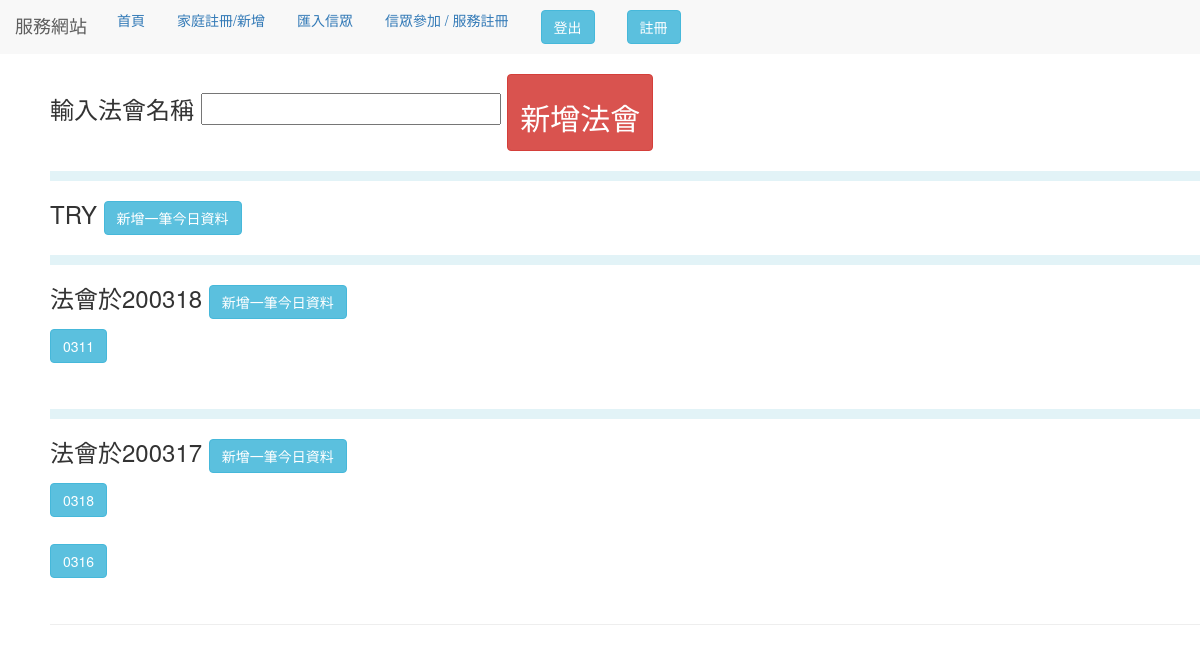
Before: /join_activity (signed in) with the older database file.
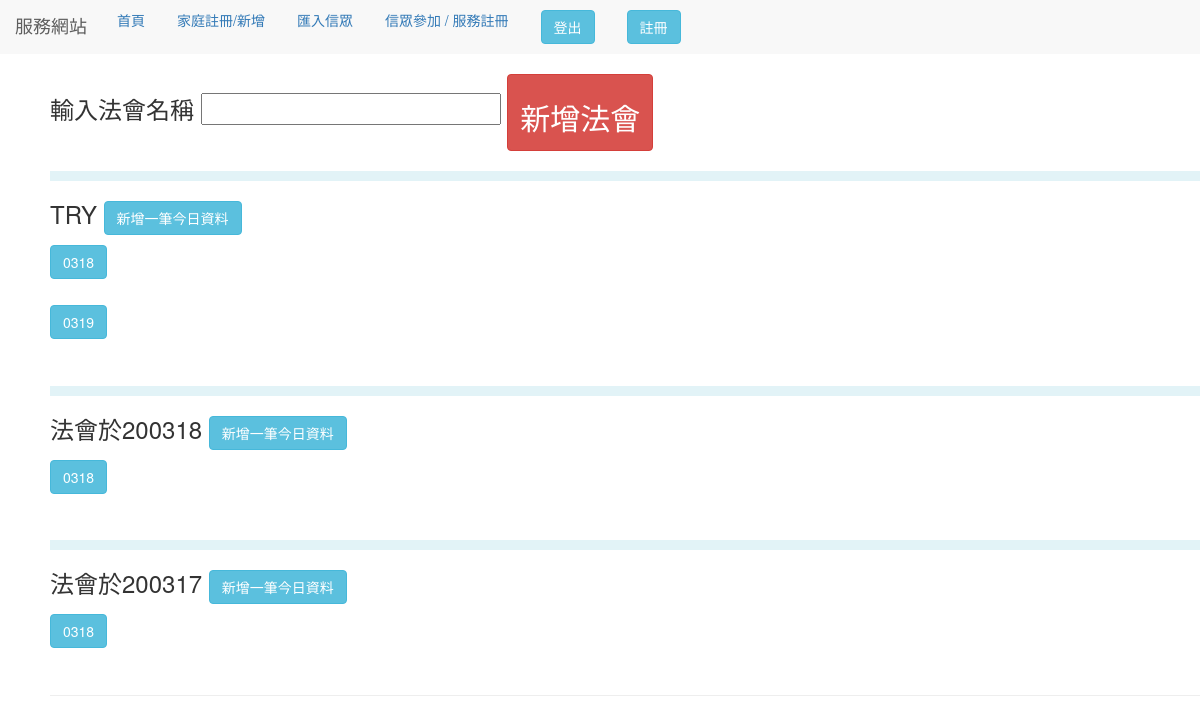
After: the same page with the newer database file.
### use_app/models.py (models this page shows, shortened)
class Day(models.Model):
    date_name = models.CharField(max_length=12)
    class Meta:
        verbose_name_plural = '法會日期'

class every_day(models.Model):
    Day_date = models.ForeignKey(
		Day,
		related_name='name',
		null=True,
		blank=True,
		on_delete=models.CASCADE
    )
    date  = models.CharField(max_length=12)
    one_lights = models.TextField(blank=True)
    two_lights = models.TextField(blank=True)
    three_lights = models.TextField(blank=True)
    four_lights = models.TextField(blank=True)
    five_lights = models.TextField(blank=True)
    class Meta:
        verbose_name_plural = '燈的紀錄'

### use_app/views.py (the view)
# urls.py: path('join_activity', views.join_activity,name="join_activity"),
@login_required(login_url='/use_login')
def join_activity(request):
    if request.method == "POST":
        if not Day.objects.filter(
                date_name=request.POST["activity_name"]).exists():
            Day.objects.create(date_name=request.POST["activity_name"])
        else:
            error = "名字已經使用過了"
    Days = Day.objects.all().order_by("-id")
    every_days = every_day.objects.all()
    return render(request, "choose.html", locals())

### templates/choose.html (shortened to what this page needs)
{% extends "base.html" %} {% block title %} 首頁 {% endblock %} {% block message %}
<link rel="stylesheet" href="//code.jquery.com/ui/1.12.1/themes/base/jquery-ui.css">
<div style="margin-left:50px;">
    <form method="post">
        輸入法會名稱
        <input name="activity_name">
        <button type="submit" class="btn btn-danger">
            <h2 style="text-align:center;">新增法會</h2>
        </button>
    </form>
    {% for Day in Days %}
    <hr style="border: 5px solid rgba(155, 213, 228, 0.295);">
    <h3>{{Day.date_name}}
        <button class="btn btn-info add_button" id="{{Day.id}}">
            新增一筆今日資料
        </button>
    </h3>
    {%for every in every_days %}
    {%if every.Day_date.id == Day.id %}
    <button class="btn btn-info go" value="{{ every.date}}" name="{{Day.id}}" >
        {{every.date}}
    </button> <br><br>
    {% endif %}
    {%endfor %}
    {%endfor %}
    {% endblock %}

### templates/base.html (shortened to what this page needs)
<!DOCTYPE html>
<html>
<head>
</head>
<body>
    {% include 'header.html'%}
    <h3> {% block message%} {% endblock %}
        <hr> {% block form %} {% endblock %} {% block try%} {% endblock %}
</body>
</html>

### templates/header.html (shortened to what this page needs)
<head>
  <link rel="stylesheet" href="http://maxcdn.bootstrapcdn.com/bootstrap/3.3.4/css/bootstrap.min.css">
<body>
  <nav class="nav navbar-default">
    <ul class="nav nav-pills nav-fill">
      <div class="navbar-header" >
        <a class="navbar-brand" href="#">服務網站</a>
      </div>
      <li><a href="/ ">首頁</a></li>
      <li><a href="/home_register">家庭註冊/新增</a></li>
      <li><a href="/csv_add">匯入信眾</a></li>
      <li><a href="/join_activity">信眾參加 / 服務註冊</a></li>
     <li> {% if request.user.is_authenticated %}
      <a href="logout" style="text-decoration:none;"><button class="btn btn-info">登出</button> </a>
      {% else %}
      <a href="use_login" style="text-decoration:none;"><button class="btn btn-info">登入</button> </a>
      {% endif %}</li>
      <li>  <a href="register" style="text-decoration:none;"><button class="btn btn-info">註冊</button> </a></li>
    </ul>
  </nav>
</body>
</head>

Changed rows visible on the page:
removed every_day: date "0311", shown under Day "法會於200318"
removed every_day: date "0316", shown under Day "法會於200317"
added every_day: date "0318", shown under Day "TRY"
added every_day: date "0319", shown under Day "TRY"
added every_day: date "0318", shown under Day "法會於200318"
